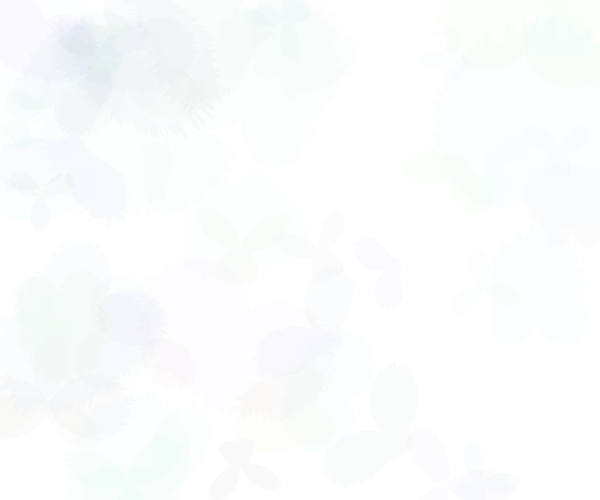
Frame 1 (no input)
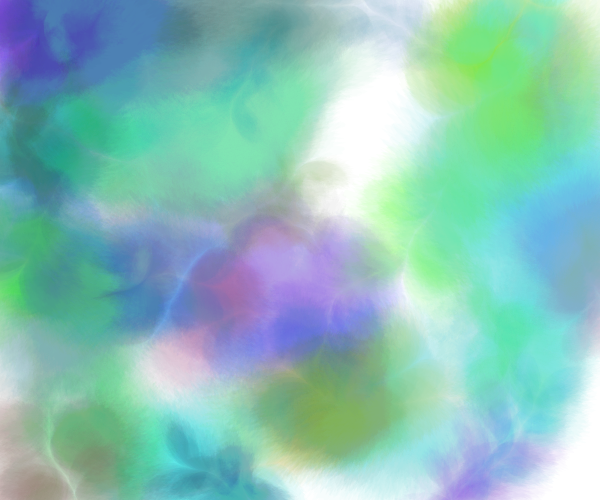
Frame 60 (the mouse pressed at the canvas centre just before this capture)
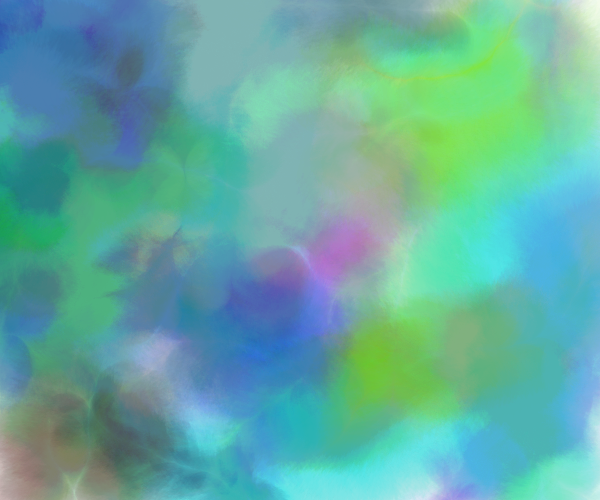
Frame 120 (the mouse held since frame 60 and released just before this capture)

The Processing sketch that drew these frames (run headless with seeded random() and noise(); from frame 60 on, the mouse is pressed at the canvas centre):

// Processing sketch: processing_175139
// ── processing_175139.pde

// Watercolor
// Levente Sandor, 2013

ArrayList<Brush> brushes; 

void setup() {
  size(600, 500);
  background(255);
  brushes = new ArrayList<Brush>();
  for (int i = 0; i < 50; i++) {
    brushes.add(new Brush());
  }
}

void draw() {
  for (Brush brush : brushes) {
    brush.paint();
  }
}

void mouseClicked() {
  setup();
}

class Brush {
  float angle;
  int components[];
  float x, y;
  color clr;

  Brush() {
    angle = random(TWO_PI);
    x = random(width);
    y = random(height);
    clr = color(random(155), random(255), random(255), 5);
    components = new int[2];
    for (int i = 0; i < 2; i++) {
      components[i] = int(random(1, 5));
    }
  }

  void paint() {
    float a = 0;
    float r = 0;
    float x1 = x;
    float y1 = y;
    float u = random(0.5, 1);

    fill(clr);
    noStroke();    

    beginShape();
    while (a < TWO_PI) {
      vertex(x1, y1); 
      float v = random(0.85, 1);
      x1 = x + r * cos(angle + a) * u * v;
      y1 = y + r * sin(angle + a) * u * v;
      a += PI / 180;
      for (int i = 0; i < 2; i++) {
        r += sin(a * components[i]);
      }
    }
    endShape(CLOSE);

    if (x < 0 || x > width ||y < 0 || y > height) {
      angle += HALF_PI;
    }

    x += 2 * cos(angle);
    y += 2 * sin(angle); 
    angle += random(-0.15, 0.15);
  }
}
